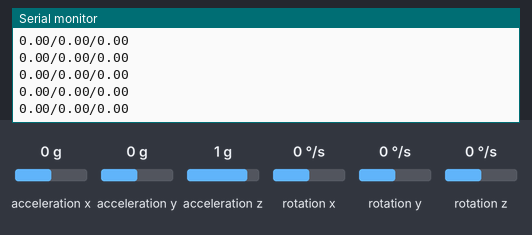
A sketch run on a simulated ATtiny85, built with avr-gcc and run on an emulated ATtiny85. Parts: the last lines printed to the serial monitor. Wiring (inferred from the names in the program): MPU-6050 motion sensor at I2C address 0x68. Inputs (shaded band) come from the test bench; at power-on: acceleration z 1 g, acceleration y 0 g, rotation x 0 °/s, acceleration x 0 g, rotation z 0 °/s, rotation y 0 °/s.

Above: at 1.2 s.
1.3 s: acceleration z set to 0 g
At 2.1 s:
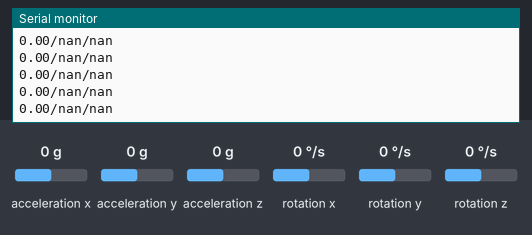
3.2 s: acceleration y set to 0.8 g
At 3.9 s:
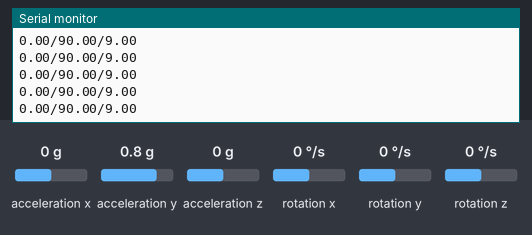
6.2 s: rotation x set to 18 °/s
At 7.1 s:
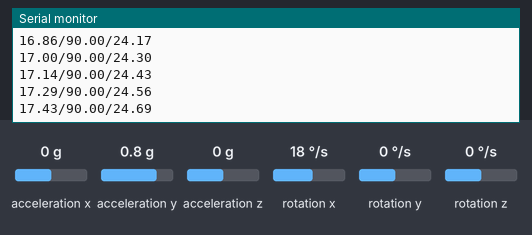
9.2 s: acceleration x set to -1.4 g
At 9.8 s:
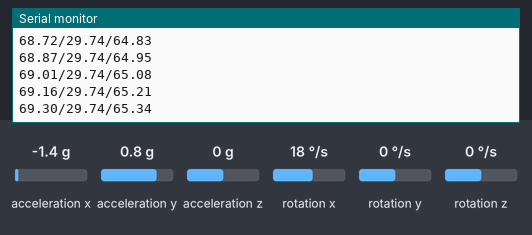
10.7 s: rotation z set to -192 °/s
At 11.8 s:
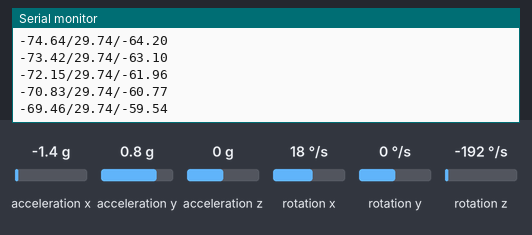
Timing chart, 0 to 13.2 s (numbered marks = the images above; inputs shaded):
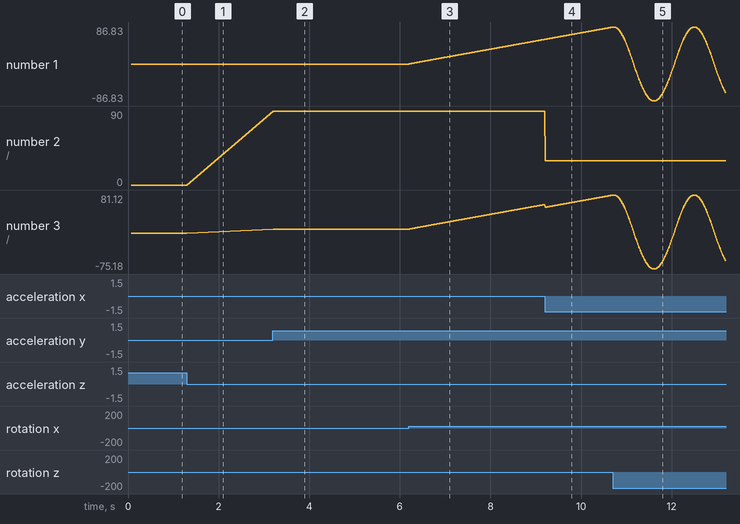

The sketch:

testFilters.ino
```cpp
#include "pins.hpp"
#include "mpu6050_base.hpp"

mpu6050_base mpu;

void setup() {
  pinMode(LEFT_RECEIVE_PIN, INPUT_PULLUP);
  pinMode(RIGHT_RECEIVE_PIN, INPUT_PULLUP);
  Serial.begin(9600);
  Wire.begin();
  mpu.init();
}

void loop() {
  mpu.calculate();
  mpu.angle_pitch_gyro;
  mpu.testCompFilt(0.9);
  // mpu.testCompFilt(0.95);
  // mpu.testCompFilt(0.99);
  // delay(50);
}
```

kalman_filter.cpp
```cpp
#include "kalman_filter.hpp"

KalmanFilter::KalmanFilter(float dt, float Q_angle, float Q_gyro, float R_angle, float C_0) :
m_dt(dt), m_Q_angle(Q_angle), m_Q_gyro(Q_gyro), m_R_angle(R_angle), m_C_0(C_0) {};

double KalmanFilter::getAngle( double measured_angle, double measured_gyro) {

  angle += ( measured_gyro - q_bias ) * m_dt; // Estimated states
  angle_err  = measured_angle - angle;      // Error Calculation

  // Time Update
  Pdot[0] = m_Q_angle - P[0][1] - P[1][0];
  Pdot[1] = - P[1][1];
  Pdot[2] = - P[1][1];
  Pdot[3] = m_Q_gyro;

  P[0][0] += Pdot[0] * m_dt;
  P[0][1] += Pdot[1] * m_dt;
  P[1][0] += Pdot[2] * m_dt;
  P[1][1] += Pdot[3] * m_dt;

  //
  double C0_P00 = m_C_0 * P[0][0];
  double C0_P01 = m_C_0 * P[0][1];
  double E = m_R_angle + m_C_0 * C0_P00;

  // Kalman gain
  K_0 = m_C_0 * P[0][0] / E;
  K_1 = m_C_0 * P[1][0] / E;

  // Measurement Update
  P[0][0] -= K_0 * C0_P00;
  P[0][1] -= K_0 * C0_P01;
  P[1][0] -= K_1 * C0_P00;
  P[1][1] -= K_1 * C0_P01;

  // Correct the estimate with the Kalman gain
  angle += K_0 * angle_err;
  q_bias += K_1 * angle_err;
  angle_dot = measured_angle - q_bias;
  return angle;
}
```

kalman_filter.hpp
```cpp
class KalmanFilter {
 public:
  KalmanFilter(float dt, float Q_angle, float Q_gyro, float R_angle, float C_0);
  double getAngle(double measured_angle, double measured_gyro);
  double angle;

 private:
  float m_dt, m_Q_angle, m_Q_gyro, m_R_angle, m_C_0;
  float q_bias, angle_err;
  float Pdot[4] = {0,0,0,0};
  float P[2][2] = {{1, 0}, {0, 1}};
  float K_0 = 0;
  float K_1 = 0;
  float angle_dot;

};
```

mpu6050_base.cpp
```cpp
#include "HardwareSerial.h"
#include "mpu6050_base.hpp"

constexpr float FILTER_COEFF = 0.9996;

void mpu6050_base::init() {
  setup_mpu_6050_registers();

    // Gyro calibration+++++++++++++++++++++++++++++
  for (int i = 0; i < CALIBRATION_SAMPLES; i++) {
    read_mpu_6050_data();
    gyro_x_cal += gyro_x;   //add the gyro x offset to the gyro_x_cal variable
    gyro_y_cal += gyro_y;   //add the gyro y offset to the gyro_y_cal variable
    gyro_z_cal += gyro_z;   //add the gyro z offset to the gyro_z_cal variable
    delay(3);  //250Hz sample rate
  };

  // Average calibration values
  gyro_x_cal = gyro_x_cal / CALIBRATION_SAMPLES;
  gyro_y_cal = gyro_y_cal / CALIBRATION_SAMPLES;
  gyro_z_cal = gyro_z_cal / CALIBRATION_SAMPLES;

  // Initialize timer for control loop
  loop_timer = micros();  // To calculate microseconds
  DEBUG_PRINT(DEBUG_IMU, "IMU started.");
}


void mpu6050_base::calculate(){
  read_mpu_6050_data();

  //Subtract the offset values from the raw gyro values
  gyro_x -= gyro_x_cal;   // gyro_x_cal is the offset got by averaging 1000 values
  gyro_y -= gyro_y_cal;
  gyro_z -= gyro_z_cal;

  // Gyro angle calculations
  // NOTE: 0.0000611 = 1 / (250 Hz x 65.5)
  angle_pitch_gyro += gyro_x * 0.0000611;    // Calculate the traveled pitch angle and add this to the angle_pitch variable
  angle_roll_gyro += gyro_y * 0.0000611;     // Calculate the traveled roll and add this to the angle_roll variable

  //NOTE: 0.000001066 = 0.0000611 * (3.142(PI) / 180degr) The Arduino sin function is in radians
  angle_pitch_gyro += angle_roll_gyro * sin(gyro_z * 0.000001066);    //If the IMU has yawed transfer the roll angle to the pitch angle
  angle_roll_gyro -= angle_pitch_gyro * sin(gyro_z * 0.000001066);    //If the IMU has yawed transfer the pitch angle to the roll angle

  // Accelerometer angle calculations
  // NOTE: 57.296 = 1 / (3.142 / 180) The Arduino asin function is in radians
  acc_total_vector = sqrt((acc_x * acc_x) + (acc_y * acc_y) + (acc_z * acc_z)); // Calculate the total accelerometer vector
  angle_pitch_acc = asin((float)acc_y / acc_total_vector) * 57.296;   // Calculate the pitch angle
  angle_roll_acc = asin((float)acc_x / acc_total_vector) * -57.296;   // Calculate the roll angle

  angle_pitch_acc -= 0.0;   // Accelerometer calibration value for pitch
  angle_roll_acc -= 0.0;    // Accelerometer calibration value for roll

  if (set_gyro_angles) {  // if the IMU has been running
    angle_pitch_comp = angle_pitch_gyro * FILTER_COEFF + angle_pitch_acc * (1 - FILTER_COEFF);  // Correct the drift of the gyro pitch angle with the accelerometer pitch angle
    angle_roll_comp = angle_roll_gyro * FILTER_COEFF + angle_roll_acc * (1 - FILTER_COEFF);     // Correct the drift of the gyro roll angle with the accelerometer roll angle
  } else { // IMU has just started
    angle_pitch_comp = angle_pitch_acc;  // Set the gyro pitch angle equal to the accelerometer pitch angle
    angle_roll_comp = angle_roll_acc;    // Set the gyro roll angle equal to the accelerometer roll angle
    set_gyro_angles = true;         // Set the IMU started flag
  };

  // To dampen the pitch and roll angles a complementary filter is used
  angle_pitch_output = angle_pitch_output*0.9 + angle_pitch_comp*0.1;  // Take 90% of the output pitch value and add 10% of the raw pitch
  angle_roll_output = angle_pitch_output*0.9 + angle_roll_comp*0.1;     // Take 90% of the output roll value and add 10% of the raw roll

  while(micros() - loop_timer < 4000); // Wait for 250Hz

  loop_timer = micros(); // Reset the loop timer
}


void mpu6050_base::setup_mpu_6050_registers() {
  // Start communicating with MPU6050
  Wire.beginTransmission(mpu6050_addr);
  Wire.write(0x6B);  // Talk to the Power Management register 0x6B
  Wire.write(0x01);  // setup to wake up the register
  Wire.endTransmission(); //end the transmission

  // Configuring the accelerometer
  Wire.beginTransmission(mpu6050_addr);
  Wire.write(0x1C);  // talk to ACCEL_CONFIG register: 1C
  Wire.write(0x00);  //  (+/- 2g full scale range)
  Wire.endTransmission();

  // Configuring gyroscope
  Wire.beginTransmission(mpu6050_addr);
  Wire.write(0x1B);  // talk to GYRO_CONFIG register: 1B
  Wire.write(0x00);  // (+/- 250deg/s full scale)
  Wire.endTransmission();
  delay(20);
};


void mpu6050_base::read_mpu_6050_data() {
  Wire.beginTransmission(mpu6050_addr);         // Start communicating with the MPU-6050
  Wire.write(0x3B);                             // Starting register
  Wire.endTransmission();
  Wire.requestFrom(mpu6050_addr, (uint8_t)14);  // Request 14 bytes

  if (Wire.available() >= 14) {               // Wait until all the bytes are recieved
    // using condition to store the data
    acc_x = Wire.read() << 8 | Wire.read();   // shifts left the high bit by 8 digits and OR it with the LOW bit to complete data
    acc_y = Wire.read() << 8 | Wire.read();
    acc_z = Wire.read() << 8 | Wire.read();
    temp = Wire.read() << 8 | Wire.read();
    gyro_x = Wire.read() << 8 | Wire.read();
    gyro_y = Wire.read() << 8 | Wire.read();
    gyro_z = Wire.read() << 8 | Wire.read();
    DEBUG_PRINT(DEBUG_IMU, "data read from MPU6060 sucessfull.");
  };
};


IMUErrorData mpu6050_base::calculate_IMU_error() {
  // We can call this funtion in the setup section to calculate the accelerometer and gyro data error. From here we will get the error values used in the above equations printed on the Serial Monitor.
  // Note that we should place the IMU flat in order to get the proper values, so that we then can the correct values
  // Read accelerometer values 200 times

  IMUErrorData imuError;
  for (int i = 0; i < MPU6050_READINGS; i++) {
    read_mpu_6050_data();
    imuError.AccErrorX += (atan((acc_y) / sqrt(pow((acc_x), 2) + pow((acc_z), 2))) * 180 / PI);
    imuError.AccErrorY += (atan(-1 * (acc_x) / sqrt(pow((acc_y), 2) + pow((acc_z), 2))) * 180 / PI);
    imuError.GyroErrorX += gyro_x / MPU6050_GYRO_SCALE;
    imuError.GyroErrorY += gyro_y / MPU6050_GYRO_SCALE;
    imuError.GyroErrorZ += gyro_z / MPU6050_GYRO_SCALE;
  }

  imuError.AccErrorX /= MPU6050_READINGS;
  imuError.AccErrorY /= MPU6050_READINGS;
  imuError.GyroErrorX /= MPU6050_READINGS;
  imuError.GyroErrorY /= MPU6050_READINGS;
  imuError.GyroErrorZ /= MPU6050_READINGS;

  String debugMsg = "imu error data "
    + String(imuError.AccErrorX)  + ", " + String(imuError.AccErrorY)
    + ", " + String(imuError.AccErrorZ) + ", " + String(imuError.GyroErrorX)
    + ", " + String(imuError.GyroErrorY) + ", " + String(imuError.GyroErrorZ);
  DEBUG_PRINT(DEBUG_IMU, debugMsg);
  return imuError;
}


IMUErrorData mpu6050_base::calculate_IMU_error(HardwareSerial &serialPort) {
  IMUErrorData imuError = mpu6050_base::calculate_IMU_error();
  // Print the error values on the Serial Monitor
  String debugMsg = "IMU Error Data: AccErrorX=" + String(imuError.AccErrorX)
                + ", AccErrorY=" + String(imuError.AccErrorY)
                + ", AccErrorZ=" + String(imuError.AccErrorZ)
                + ", GyroErrorX=" + String(imuError.GyroErrorX)
                + ", GyroErrorY=" + String(imuError.GyroErrorY)
                + ", GyroErrorZ=" + String(imuError.GyroErrorZ);

  DEBUG_PRINT(DEBUG_IMU ,debugMsg);
  return imuError;
}


void mpu6050_base::recalibrate() {
  long sum_angle = 0;
  long sum_angular_velocity = 0;
  const int calibration_samples = 1000;

  for (int i = 0; i < calibration_samples; i++) {
    read_mpu_6050_data();
    sum_angle += angle_pitch_gyro;             // Sum of pitch angles
    sum_angular_velocity += gyro_x;       // Sum of angular velocities
    delay(3);
  }
  // Calculate the average zero angle and angular velocity
  angle_zero = sum_angle / calibration_samples;
  angular_velocity_zero = sum_angular_velocity / calibration_samples;
}


void mpu6050_base::recalibrate(HardwareSerial &serialPort) {
  recalibrate();
  String debugMsg = String("Re-calibration complete ") +
  String("[Zero Angle: ") + String(angle_zero) + String("] [Zero Angular Velocity: ")
  + String(angular_velocity_zero) + String("]");
  DEBUG_PRINT(DEBUG_IMU, debugMsg);
}


void mpu6050_base::testCompFilt(float alpha){
  Serial.print(angle_pitch_gyro); Serial.print('/');
  Serial.print(angle_pitch_acc); Serial.print('/');
  float temp =  angle_pitch_gyro*alpha + (1-alpha)*angle_pitch_acc;
  Serial.println(temp);
}
```

mpu6050_base.hpp
```cpp
#pragma once

#include "Arduino.h"
#include "HardwareSerial.h"
#include "Wire.h"
#include "debugConfigTest.h"

// Macro for debug messages
#if DEBUG_IMU
  #define DEBUG_MSG(x) Serial.println(x)
#else
  #define DEBUG_MSG(x)
#endif

// Define constants for MPU6050 configuration
#define MPU6050_READINGS 200        ///< Number of readings for error calculation
#define MPU6050_ACCEL_SCALE 16384.0 ///< Accelerometer scale (±2g)
#define MPU6050_GYRO_SCALE 131.0    ///< Gyroscope scale (±250deg/s)
#define CALIBRATION_SAMPLES 10    ///< Number of samples used for calibration

/**
 * @struct IMUErrorData
 * @brief Stores accelerometer and gyroscope error data.
 *
 * This structure holds the error values calculated for the
 * accelerometer and gyroscope for each axis (X, Y, Z).
 */
struct IMUErrorData {
    float AccErrorX = 0;  ///< Accelerometer error in the X axis
    float AccErrorY = 0;  ///< Accelerometer error in the Y axis
    float AccErrorZ = 0;  ///< Accelerometer error in the Z axis
    float GyroErrorX = 0; ///< Gyroscope error in the X axis
    float GyroErrorY = 0; ///< Gyroscope error in the Y axis
    float GyroErrorZ = 0; ///< Gyroscope error in the Z axis
};

/**
 * @class mpu6050_base
 * @brief Base class for handling MPU6050 sensor data.
 *
 * This class provides methods for initializing the MPU6050 sensor,
 * reading accelerometer and gyroscope data, calculating angles,
 * and performing sensor calibration and error correction.
 */
class mpu6050_base {
 private:
  uint8_t mpu6050_addr;  ///< I2C address of MPU6050
  long loop_timer;       ///< Timer for maintaining control loop frequency

  // Helper functions for internal use
  void setup_mpu_6050_registers(); ///< Initializes MPU6050 registers
  void printErrorData(const IMUErrorData &imuError, HardwareSerial &serialPort); ///< Prints error data to serial port

public:
  /**
   * @brief Constructor for mpu6050_base class.
   *
   * @param i2c_addr I2C address of the MPU6050 sensor (default 0x68).
   */
  mpu6050_base(uint8_t i2c_addr = 0x68) : mpu6050_addr(i2c_addr), set_gyro_angles(false) {}

  float acc_x = 0;                     ///< Accelerometer data in the X axis
  float acc_y = 0;                     ///< Accelerometer data in the Y axis
  float acc_z = 0;                     ///< Accelerometer data in the Z axis
  float temp = 0;                      ///< Temperature data from the MPU6050
  float gyro_x = 0;                    ///< Gyroscope data in the X axis
  float gyro_y = 0;                    ///< Gyroscope data in the Y axis
  float gyro_z = 0;                    ///< Gyroscope data in the Z axis
  long gyro_x_cal = 0;                 ///< Calibration offset for gyroscope X axis
  long gyro_y_cal = 0;                 ///< Calibration offset for gyroscope Y axis
  long gyro_z_cal = 0;                 ///< Calibration offset for gyroscope Z axis
  float acc_total_vector = 0;          ///< Total vector calculated from accelerometer readings
  float angle_roll_acc = 0;            ///< Roll angle based on accelerometer data
  float angle_roll_gyro = 0;                ///< Roll angle calculated from sensor data
  float angle_roll_comp;
  float angle_pitch_acc = 0;           ///< Pitch angle based on accelerometer data
  float angle_pitch_gyro = 0;               ///< Pitch angle calculated from sensor data
  float angle_pitch_comp;
  float angle_pitch_output = 0;        ///< Filtered pitch angle output
  float angle_roll_output = 0;         ///< Filtered roll angle output
  bool set_gyro_angles = false;        ///< Flag indicating whether gyro angles have been initialized

  float angle_zero = 0;                ///< Zero angle for pitch axis
  float angular_velocity_zero = 0;     ///< Zero angular velocity for pitch axis

  /**
   * @brief Initializes the MPU6050 sensor and calibrates the gyroscope.
   *
   * This function sets up the MPU6050 registers and performs gyroscope
   * calibration by averaging a set of samples to find the gyro offset.
   */
  void init();

  /**
   * @brief Reads raw data from the MPU6050 sensor.
   *
   * This function communicates with the MPU6050 over I2C to read
   * accelerometer and gyroscope data from the sensor's registers.
   */
  void read_mpu_6050_data();

  /**
   * @brief Calculates pitch and roll angles from sensor data.
   *
   * This function processes the accelerometer and gyroscope data to calculate
   * the current pitch and roll angles. It also applies a complementary filter
   * to reduce the effect of gyro drift and noise.
   */
  void calculate();

  /**
   * @brief Calculates IMU sensor error for accelerometer and gyroscope.
   *
   * This function calculates the error values by averaging multiple readings
   * from the accelerometer and gyroscope when the IMU is stationary. The error
   * values are used to correct subsequent sensor readings.
   *
   * @return IMUErrorData Struct containing accelerometer and gyroscope errors.
   */
  IMUErrorData calculate_IMU_error();

  /**
   * @brief Calculates IMU sensor error and prints results to serial.
   *
   * This function calculates the IMU error and prints the result to the
   * specified serial port for debugging or calibration purposes.
   *
   * @param serialPort Reference to the serial port for output.
   * @return IMUErrorData Struct containing accelerometer and gyroscope errors.
   */
  IMUErrorData calculate_IMU_error(HardwareSerial &serialPort);

  /**
   * @brief Recalibrates the MPU6050 for the pitch axis.
   *
   * This function recalibrates the MPU6050 sensor by averaging multiple
   * readings for the pitch angle and angular velocity when the sensor is
   * stationary, setting new zero values.
   */
  void recalibrate();

  /**
   * @brief Recalibrates the MPU6050 and prints results to serial.
   *
   * This function performs recalibration and prints the resulting zero
   * angle and angular velocity values to the specified serial port.
   *
   * @param serialPort Reference to the serial port for output.
   */
  void recalibrate(HardwareSerial &serialPort);


  void testCompFilt(float alpha);

};
```

debugConfigTest.h
```cpp
#pragma once

// Global debug mode (set to false to disable all debugging)
#define PLOT_MODE true
#define DEBUG_MODE false
// Module-specific debug modes
#if DEBUG_MODE
  #define DEBUG_MOTOR false     // Debugging for Motor Control module
  #define DEBUG_VOLTAGE false   // Debugging for Communication module
  #define DEBUG_IMU false       // Debugging for IMU module
  #define DEBUG_KALMAN false    // Debugging for Communication module
  #define DEBUG_CONTROL false   // Debugging for Communication module
  #define DEBUG_PID_PITCH false // Debugging for PID control for Pitch
  #define DEBUG_PID_YAW false // Debugging for PID control for Pitch
  #define DEBUG_PID_POSITION false  // Debugging for PID control for Pitch
  #define DEBUG_ENCODER false  // Debugging for Motor incremental encoders
#endif
// Macro for conditional debugging
#if DEBUG_MODE
  #define DEBUG_PRINT(module, x) \
      if (module) { \
        Serial.print("[time: "); \
        Serial.print(String(millis())); \
        Serial.print("] "); \
        Serial.println(x); \
      }
#else
  #define DEBUG_PRINT(module, x)
#endif

#if PLOT_MODE
  #define SEND_FOR_PLOT(module, x) \
      if (module) { Serial.println(x); }
#else
  #define SEND_FOR_PLOT(module, x)
#endif

// Macro for error messages (always active)
#define ERROR_PRINT(x) Serial.println(x)
```

pins.hpp
```cpp
#define VOL_MEASURE_PIN A2
#define ECHO_PIN A3
#define TRIG_PIN 11
#define RECV_PIN 9
#define NUMPIXELS 4
#define RGB_PIN 3
#define AIN1 7
#define PWMA_LEFT 5
#define BIN1 12
#define PWMB_RIGHT 6
#define STBY_PIN 8
#define ENCODER_LEFT_A_PIN 2
#define ENCODER_RIGHT_A_PIN 4
#define IR_SEND_PIN 9
#define LEFT_RECEIVE_PIN A0   // IR_left
#define RIGHT_RECEIVE_PIN A1  // IR_right
#define KEY_MODE 10
```

Measured:
- after the input at 1.3 s, the serial monitor: prints a new line at once (image 1)
- after the input at 3.2 s, the serial monitor: prints a new line at once (image 2)
- after the input at 6.2 s, the serial monitor: prints a new line at once (image 3)
- plotted number 1: 0 → 57.77 after the input at 6.2 s
- plotted number 2: 0 → 90 after the input at 3.2 s
- plotted number 3: 0 → 9 after the input at 3.2 s, 9 → 61 after the input at 6.2 s
